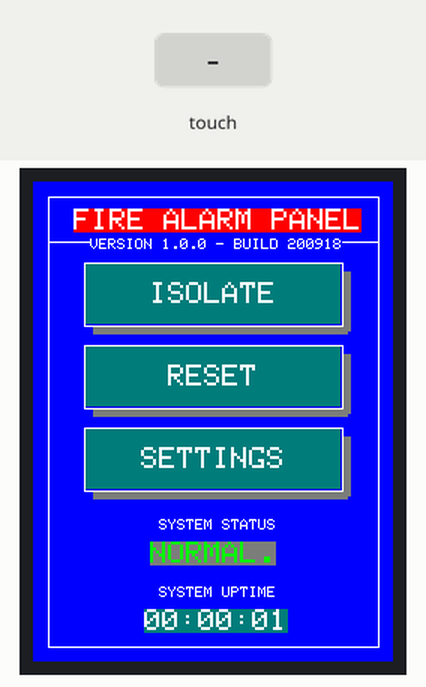
A sketch run on a simulated Arduino Uno, built with avr-gcc and run on an emulated ATmega328P. Shown: 240×320 colour display. The test bench sets the inputs (shaded band).

Above: at 1.3 s.
1.4 s: touch panel pressed at 38 % / 70 % of its raw x / y range
At 2.4 s:
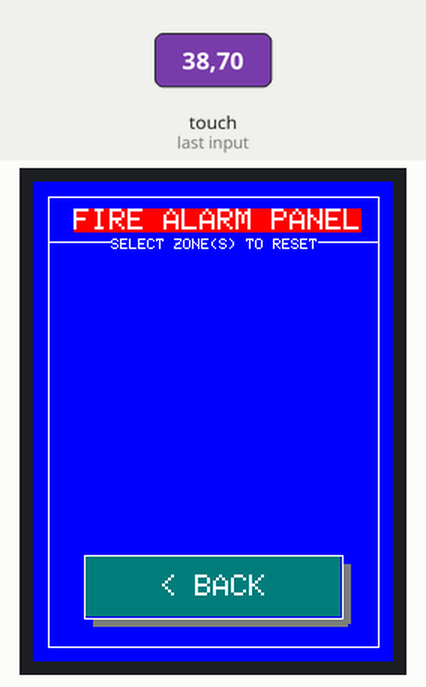
3.1 s: touch panel pressed at 38 % / 30 % of its raw x / y range
At 10.8 s:
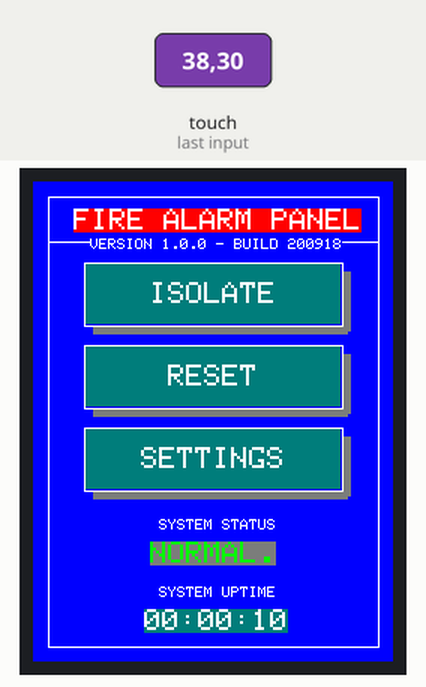
Timing chart, 0 to 12.1 s (numbered marks = the images above; inputs shaded):
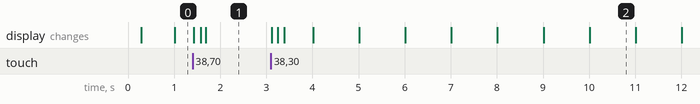

Measured:
- after the input at 3.1 s, the display: first changes at once (image 2 shows a later state)

The sketch:

tft_lcd_test.ino
```cpp
#include <Adafruit_GFX.h>    // Core graphics library
#include <MCUFRIEND_kbv.h>
#include <TouchScreen.h>


MCUFRIEND_kbv tft_screen;

/* colours */
#define BLACK 0x0000
#define NAVY 0x000Fa
#define DARKGREEN 0x03E0
#define DARKCYAN 0x03EF
#define MAROON 0x7800
#define PURPLE 0x780F
#define OLIVE 0x7BE0
#define LIGHTGREY 0xC618
#define DARKGREY 0x7BEF
#define BLUE 0x001F
#define GREEN 0x07E0
#define CYAN 0x07FF
#define RED 0xF800
#define MAGENTA 0xF81F
#define YELLOW 0xFFE0
#define WHITE 0xFFFF
#define ORANGE 0xFD20
#define GREENYELLOW 0xAFE5
#define PINK 0xF81F

/* Basic debug datetime stuff */
#define SECS_PER_MIN  (60UL)
#define SECS_PER_HOUR (3600UL)
#define SECS_PER_DAY  (SECS_PER_HOUR * 24L)

/* Useful Macros for getting elapsed time */
#define numberOfSeconds(_time_) (_time_ % SECS_PER_MIN)
#define numberOfMinutes(_time_) ((_time_ / SECS_PER_MIN) % SECS_PER_MIN)
#define numberOfHours(_time_) (( _time_% SECS_PER_DAY) / SECS_PER_HOUR)
#define elapsedDays(_time_) ( _time_ / SECS_PER_DAY)


// Touch screen pins for ILI9320:
// ILI9320: YP=A2, XM=A3, YM=8, XP=9

uint8_t YP = A1;  // must be an analog pin, use "An" notation!
uint8_t XM = A2;  // must be an analog pin, use "An" notation!
uint8_t YM = 7;   // can be a digital pin
uint8_t XP = 6;   // can be a digital pin
uint8_t SwapXY = 0;

uint16_t TS_LEFT = 880;
uint16_t TS_RT  = 170;
uint16_t TS_TOP = 950;
uint16_t TS_BOT = 180;

TouchScreen touch_driver = TouchScreen(XP, YP, XM, YM, 250);
TSPoint tp;

#define MINPRESSURE 100
#define MAXPRESSURE 1000

unsigned long duration_up = 0;

struct gui_button {

  int16_t x;
  int16_t y;
  int16_t height;
  int16_t width;
  String label;
  int command_on_press;
  int command_on_release;
  int data_on_press;
  int data_on_release;
  bool is_depressed = false;

};

gui_button gui_buttons[5];
int total_buttons = 0;

void calculate_uptime()
{
  //eventually handle rollover.
  duration_up = millis();
}

String get_uptime()
{
  long total_sec_up = duration_up / 1000;

  String cur_hours = String(numberOfHours(total_sec_up));
  String cur_min = String(numberOfMinutes(total_sec_up));
  String cur_sec = String(numberOfSeconds(total_sec_up));

  if(cur_hours.length() < 2)
    cur_hours = "0" + cur_hours;

  if(cur_min.length() < 2)
    cur_min = "0" + cur_min;

  if(cur_sec.length() < 2)
    cur_sec = "0" + cur_sec;

  return(cur_hours + ":" + cur_min + ":" + cur_sec);
}

/* tft identifier */
uint16_t g_identifier;


void setup() {

  Serial.begin(9600);

  g_identifier = tft_screen.readID();

  if (g_identifier == 0x00D3 || g_identifier == 0xD3D3) g_identifier = 0x9481; // write-only shield
    if (g_identifier == 0xFFFF) g_identifier = 0x9341; // serial

   tft_screen.begin(g_identifier);
}

bool initial_display_debug = false;

int current_screen_id = 0;

void update_screen()
{
  switch(current_screen_id)
  {
    case 0:
    //update home screen
    tft_screen.setTextColor(WHITE, DARKCYAN);
    tft_screen.setTextSize(2);
    tft_screen.setCursor(74, 285);
    tft_screen.println(get_uptime());

    tft_screen.setTextColor(GREEN, DARKGREY);
    tft_screen.setCursor(78, 240);
    tft_screen.println("NORMAL.");

    break;
  }
}

void clear_buttons()
{
  for(int t=0; t<5; t++)
  {
    gui_buttons[t].x = 0;
    gui_buttons[t].y = 0;
    gui_buttons[t].label = "";
  }

  total_buttons = 0;
}

void change_screen(int screen_id)
{

   tft_screen.fillScreen(BLUE);

   //screen border
   tft_screen.drawLine(10, 10, 10, 310, WHITE);
   tft_screen.drawLine(10, 310, 230, 310, WHITE);
   tft_screen.drawLine(230, 310, 230, 10, WHITE);
   tft_screen.drawLine(230, 10, 10, 10, WHITE);

   //heading underline
   tft_screen.drawLine(11, 40, 230, 40, WHITE);

  tft_screen.setTextColor(WHITE, RED);
  tft_screen.setTextSize(2);
  tft_screen.setCursor(27, 18);
  tft_screen.println("FIRE ALARM PANEL");


  switch(screen_id)
  {

    case 0: // HOME SCREEN

    tft_screen.setTextColor(WHITE, BLUE);
    tft_screen.setTextSize(1);

    tft_screen.setCursor(38, 38);
    tft_screen.println("VERSION 1.0.0 - BUILD 200918");


    tft_screen.setCursor(84, 225);
    tft_screen.println("SYSTEM STATUS");

    tft_screen.setCursor(84, 270);
    tft_screen.println("SYSTEM UPTIME");

    clear_buttons();
    add_button(35, 55, 40, 170, "ISOLATE", 0x2, 0x1, 0x0, 0x1);
    add_button(35, 110, 40, 170, "RESET", 0x2, 0x1, 0x0, 0x2);
    add_button(35, 165, 40, 170, "SETTINGS", 0x2, 0x3, 0x0, 0x0);
    break;

  case 0x1: // ISOLATE

    tft_screen.setTextColor(WHITE, BLUE);
    tft_screen.setTextSize(1);

    tft_screen.setCursor(48, 38);
    tft_screen.println("SELECT ZONE(S) TO ISOLATE");

    clear_buttons();
    add_button(35, 250, 40, 170, "< BACK", 0x2, 0x1, 0x0, 0x0);

  break;

  case 0x2: // RESET

    tft_screen.setTextColor(WHITE, BLUE);
    tft_screen.setTextSize(1);

    tft_screen.setCursor(52, 38);
    tft_screen.println("SELECT ZONE(S) TO RESET");

    clear_buttons();
    add_button(35, 250, 40, 170, "< BACK", 0x2, 0x1, 0x0, 0x0);

  break;

  }

  draw_buttons();
  current_screen_id = screen_id;
}

#define DEBOUNCE_PERIOD_MS 100
unsigned long last_touch = 0;

void add_button(int16_t x, int16_t y, int16_t height, int16_t width, String label, int cmd_on_press, int cmd_on_release, int data_on_press, int data_on_release)
{
  //check if max buttons reached for interface.
  if(total_buttons == 4) //maximum of 5.
    return;

  gui_button btn;
  btn.x = x;
  btn.y = y;
  btn.height = height;
  btn.width = width;
  btn.label = label;
  btn.command_on_press = cmd_on_press;
  btn.command_on_release = cmd_on_release;
  btn.data_on_press = data_on_press;
  btn.data_on_release = data_on_release;
  btn.is_depressed = false;

  gui_buttons[total_buttons] = btn;
  total_buttons++;

}


void draw_buttons()
{
  for(int t=0; t<total_buttons; t++)
  {
    draw_button(gui_buttons[t].x, gui_buttons[t].y, gui_buttons[t].height, gui_buttons[t].width, gui_buttons[t].label, gui_buttons[t].is_depressed);
  }
}


void redraw_button(int button_to_redraw_id)
{
      //draw a BLUE box (background colour) over x-width+5, y-height+5 first (incorporates shadow), which will clear the space
    //this will clear the space for depressing the button.

     tft_screen.fillRect(gui_buttons[button_to_redraw_id].x - 1, gui_buttons[button_to_redraw_id].y - 1, gui_buttons[button_to_redraw_id].width+8, gui_buttons[button_to_redraw_id].height+8, BLUE);
     draw_button(gui_buttons[button_to_redraw_id].x, gui_buttons[button_to_redraw_id].y, gui_buttons[button_to_redraw_id].height, gui_buttons[button_to_redraw_id].width, gui_buttons[button_to_redraw_id].label, gui_buttons[button_to_redraw_id].is_depressed);
}

// text size 2, char height = 8, char width = 12
void draw_button(int16_t x, int16_t y, int16_t height, int16_t width, String text, bool is_depressed)
{
    int16_t draw_button_at_x = x;
    int16_t draw_button_at_y = y;

    if(is_depressed)
    {
      draw_button_at_x = draw_button_at_x + 2;
      draw_button_at_y = draw_button_at_y + 2;
    }

    //shadow
    tft_screen.fillRect(x + 5, y+height+2, width, 5, DARKGREY);
    tft_screen.fillRect(x + width + 2, y + 5, 5, height, DARKGREY);


    tft_screen.drawLine(draw_button_at_x-1, draw_button_at_y-1, draw_button_at_x-1, ((draw_button_at_y+height) + 1), WHITE);
    tft_screen.drawLine(draw_button_at_x-1, (draw_button_at_y+height) + 1, (draw_button_at_x+1+width), (draw_button_at_y+height)+1, WHITE);
    tft_screen.drawLine((draw_button_at_x+1+width), (draw_button_at_y+height)+1, (draw_button_at_x+1+width), (draw_button_at_y-1), WHITE);
    tft_screen.drawLine((draw_button_at_x+1+width), (draw_button_at_y-1), draw_button_at_x-1, draw_button_at_y-1, WHITE);
    tft_screen.fillRect(draw_button_at_x, draw_button_at_y, width, height, DARKCYAN);

    //draw text
    tft_screen.setTextColor(WHITE, DARKCYAN);
    tft_screen.setTextSize(2);
    tft_screen.setCursor(draw_button_at_x + width/2 - ((text.length()*12) / 2), draw_button_at_y + height / 2 - 8);
    tft_screen.println(text);
}


TSPoint current_touch_point;
long touch_first_detected = 0;
int last_pressure = 0;
int total_pressure_samples_for_release = 0;
bool is_touching = false;

void detect_touch()
{
    tp = touch_driver.getPoint();

    pinMode(XM, OUTPUT);
    pinMode(YP, OUTPUT);
    pinMode(XP, OUTPUT);
    pinMode(YM, OUTPUT);

    if(tp.z > MINPRESSURE && tp.z < MAXPRESSURE)
    {

        if(is_touching == false)
          touch_first_detected = millis();

        current_touch_point = tp; //touch_driver.getPoint();

        total_pressure_samples_for_release = 0;

        long touch_begin_duration = (millis() - touch_first_detected);

        process_touch(touch_begin_duration, tp);


        is_touching = true;
    }
  else
  {
    if(is_touching == true)
    {
      //sample last pressure, check if last pressure was 0.  We need to see 5 consecutive zeros to
      //confirm a release.
      total_pressure_samples_for_release++;

      if(tp.z == 0 && last_pressure == 0 && total_pressure_samples_for_release == 5)
      {
        //release!
        last_pressure = 0;
        total_pressure_samples_for_release = 0;
        is_touching = false;

        long touch_duration = (millis() - touch_first_detected);
        touch_first_detected = 0;

        process_touch_release(touch_duration, current_touch_point);
      }
    }
  }
}

void process_touch_release(long touch_duration, TSPoint touch_point)
{
    process_gui_functions(0x1, touch_point, touch_duration);
}

void process_touch(long touch_duration, TSPoint touch_point) //touch detected, not release. touch duration for this touch.
{
    process_gui_functions(0x0, touch_point, touch_duration);
}

void process_gui_functions(int touch_action, TSPoint touch_point, long touch_duration)
{
      // BUTTONS
      long mapped_x = map(touch_point.x, 932, 167, 0, 240);
      long mapped_y = map(touch_point.y, 947, 195, 0, 320);

      for(int k=0; k<total_buttons; k++)
      {
          if(mapped_x >= gui_buttons[k].x && mapped_x <= gui_buttons[k].x + gui_buttons[k].width)
          {
            if(mapped_y >= gui_buttons[k].y && mapped_y <= gui_buttons[k].y + gui_buttons[k].height)
            {
              process_button_action(k, touch_action, touch_duration);
            }
          }
      }
}

void process_button_action(int btn_pressed_id, int touch_action, long touch_duration)
{

  switch(touch_action)
  {
      case 0x0:
      //touch
      switch(gui_buttons[btn_pressed_id].command_on_press)
      {
        case 0x0: //NOOP - Do nothing
        break;

        case 0x1: //Navigate to new menu, menu ID stored in data_on_press
        change_screen(gui_buttons[btn_pressed_id].data_on_press);
        break;

        case 0x2: // depress

        if(!gui_buttons[btn_pressed_id].is_depressed)
        {
          gui_buttons[btn_pressed_id].is_depressed = true;
          redraw_button(btn_pressed_id);
        }

        break;

        case 0x3: //unpress

        if(gui_buttons[btn_pressed_id].is_depressed)
        {
          gui_buttons[btn_pressed_id].is_depressed = false;
          redraw_button(btn_pressed_id);
        }

        break;

      }

      break;

      case 0x1:
      //release
      switch(gui_buttons[btn_pressed_id].command_on_release)
      {
        case 0x0: //NOOP - Do nothing
        break;

        case 0x1: //Navigate to new menu, menu ID stored in data_on_press
        change_screen(gui_buttons[btn_pressed_id].data_on_release);
        break;

        case 0x2: // depress

        if(!gui_buttons[btn_pressed_id].is_depressed)
        {
          gui_buttons[btn_pressed_id].is_depressed = true;
          redraw_button(btn_pressed_id);
        }

        break;

        case 0x3: //unpress

        if(gui_buttons[btn_pressed_id].is_depressed)
        {
          gui_buttons[btn_pressed_id].is_depressed = false;
          redraw_button(btn_pressed_id);
        }

        break;
      }

      break;
  }

  switch(gui_buttons[btn_pressed_id].command_on_press)
  {
      case 0x0: //NOOP - Do nothing
      break;

      case 0x1: //Navigate to new menu, menu ID stored in data_on_press
      change_screen(gui_buttons[btn_pressed_id].data_on_press);
      break;
  }
}

void loop() {

  calculate_uptime();

  if(!initial_display_debug)
  {
    change_screen(0);
    initial_display_debug = true;
  }

  detect_touch();
  update_screen();
}
```
